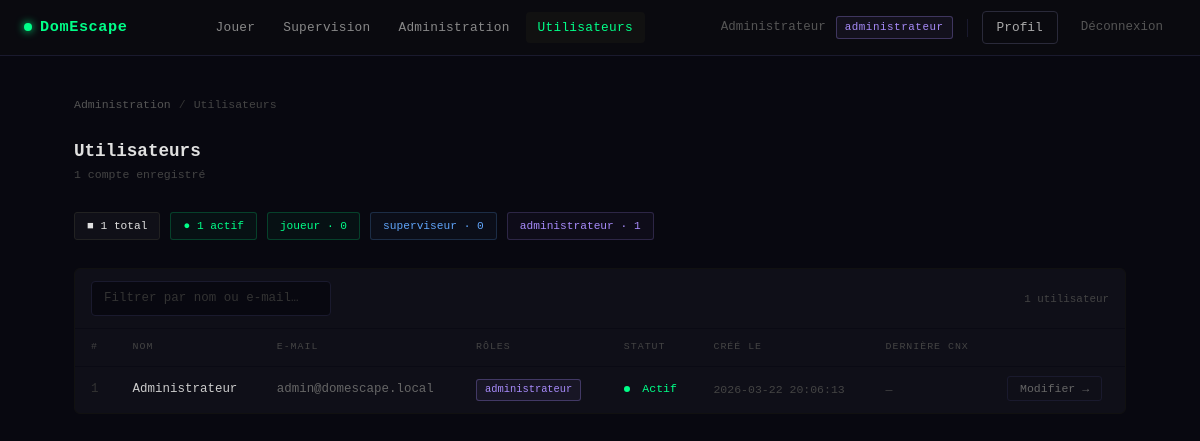
The app's page /admin/utilisateurs.php (signed in) with its own data.
### tables this page shows
CREATE TABLE IF NOT EXISTS utilisateur (
    id             INT UNSIGNED AUTO_INCREMENT PRIMARY KEY,
    nom            VARCHAR(100)  NOT NULL,
    email          VARCHAR(255)  NOT NULL UNIQUE,
    mot_de_passe   VARCHAR(255)  NOT NULL,
    actif          TINYINT(1)    NOT NULL DEFAULT 1,
    cree_le        DATETIME      NOT NULL DEFAULT CURRENT_TIMESTAMP,
    derniere_connexion DATETIME  NULL
);

### core/Auth.php (called while the page is built, shortened)
<?php
require_once __DIR__ . '/../config/database.php';
require_once __DIR__ . '/UserRepository.php';
class Auth
{
    public static function check(): bool
    {
        return isset($_SESSION['user_id']);
    }
    public static function user(): ?array
    {
        return [
            'id'    => $_SESSION['user_id'],
            'nom'   => $_SESSION['user_nom'],
            'email' => $_SESSION['user_email'],
        ];
    }
    public static function roles(): array
    {
        return $_SESSION['user_roles'] ?? [];
    }
    public static function buildHierarchy(array $assignedRoles): array
    {
        $all = $assignedRoles;
        foreach ($assignedRoles as $role) {
            if (isset(ROLE_HIERARCHY[$role])) {
                foreach (ROLE_HIERARCHY[$role] as $inherited) {
                    if (!in_array($inherited, $all, true)) {
                        $all[] = $inherited;
                    }
                }
            }
        }
        return $all;
    }
}

### core/UserRepository.php (called while the page is built, shortened)
<?php
require_once __DIR__ . '/../config/database.php';
class UserRepository
{
    private PDO $db;
    public function __construct()
    {
        $this->db = getDB();
    }
    public function listAll(): array
    {
        $stmt = $this->db->query(
            'SELECT u.id, u.nom, u.email, u.actif, u.cree_le, u.derniere_connexion,
                    GROUP_CONCAT(r.nom ORDER BY r.nom SEPARATOR \',\') AS roles
             FROM utilisateur u
             LEFT JOIN utilisateur_role ur ON ur.id_utilisateur = u.id
             LEFT JOIN role r ON r.id = ur.id_role
             GROUP BY u.id
             ORDER BY u.cree_le DESC'
        );
        return $stmt->fetchAll();
    }
}

### config/database.php (called while the page is built, shortened)
<?php
function getDB(): PDO
{
    static $pdo = null;
    if ($pdo === null) {
        $dsn = sprintf(
            'mysql:host=%s;dbname=%s;charset=%s',
            DB_HOST, DB_NAME, DB_CHARSET
        );
        $pdo = new PDO($dsn, DB_USER, DB_PASS, [
            PDO::ATTR_ERRMODE            => PDO::ERRMODE_EXCEPTION,
            PDO::ATTR_DEFAULT_FETCH_MODE => PDO::FETCH_ASSOC,
            PDO::ATTR_EMULATE_PREPARES   => false,
        ]);
    }
    return $pdo;
}

### admin/utilisateurs.php (the view, shortened to what this page needs)
<?php
require_once __DIR__ . '/../core/UserRepository.php';
$repo  = new UserRepository();
$users = $repo->listAll();
$countByRole = ['joueur' => 0, 'superviseur' => 0, 'administrateur' => 0];
$countActive = 0;
foreach ($users as $u) {
    if ($u['actif']) $countActive++;
    if ($u['roles']) {
        foreach (explode(',', $u['roles']) as $r) {
            $r = trim($r);
            if (isset($countByRole[$r])) $countByRole[$r]++;
        }
    }
}
?>
<!DOCTYPE html>
<html lang="fr">
<head>
  <link href="https://cdn.jsdelivr.net/npm/bootstrap@5.3.0/dist/css/bootstrap.min.css" rel="stylesheet">
</head>
<body>
<?php require_once __DIR__ . '/../partials/nav.php'; ?>
<div class="page-wrap">
  <div class="breadcrumb-row">
    <a href="/domescape/admin/dashboard.php">Administration</a>
    <span class="breadcrumb-sep">/</span>
    <span>Utilisateurs</span>
  </div>
  <div class="page-head">
    <div>
      <h1>Utilisateurs</h1>
      <p><?= count($users) ?> compte<?= count($users) !== 1 ? 's' : '' ?> enregistré<?= count($users) !== 1 ? 's' : '' ?></p>
    </div>
  </div>
  <div class="summary-chips">
    <span class="chip chip-total">&#9632; <?= count($users) ?> total</span>
    <span class="chip chip-active">● <?= $countActive ?> actif<?= $countActive > 1 ? 's' : '' ?></span>
    <span class="chip chip-joueur">joueur · <?= $countByRole['joueur'] ?></span>
    <span class="chip chip-superv">superviseur · <?= $countByRole['superviseur'] ?></span>
    <span class="chip chip-admin">administrateur · <?= $countByRole['administrateur'] ?></span>
  </div>
  <div class="panel">
    <div class="panel-toolbar">
      <input type="text" class="search-input" id="searchInput"
             placeholder="Filtrer par nom ou e-mail…" oninput="filterTable(this.value)">
      <span style="font-size:.68rem;color:#444;" id="countLabel"><?= count($users) ?> utilisateur<?= count($users) > 1 ? 's' : '' ?></span>
    </div>
    <div style="overflow-x:auto;">
    <table id="usersTable">
      <thead>
        <tr>
          <th>#</th>
          <th>Nom</th>
          <th>E-mail</th>
          <th>Rôles</th>
          <th>Statut</th>
          <th>Créé le</th>
          <th>Dernière cnx</th>
          <th></th>
        </tr>
      </thead>
      <tbody>
        <?php foreach ($users as $u): ?>
          <?php $roleList = $u['roles'] ? explode(',', $u['roles']) : []; ?>
          <tr data-search="<?= strtolower(htmlspecialchars($u['nom'] . ' ' . $u['email'], ENT_QUOTES, 'UTF-8')) ?>">
            <td style="color:#333;"><?= (int)$u['id'] ?></td>
            <td style="color:#ccc;font-weight:500;"><?= htmlspecialchars($u['nom'], ENT_QUOTES, 'UTF-8') ?></td>
            <td style="color:#666;"><?= htmlspecialchars($u['email'], ENT_QUOTES, 'UTF-8') ?></td>
            <td>
              <?php if (empty($roleList)): ?>
                <span style="color:#333;font-size:.68rem;">—</span>
              <?php else: ?>
                <?php foreach ($roleList as $r): $r = trim($r); ?>
                  <span class="badge-role badge-<?= htmlspecialchars($r, ENT_QUOTES, 'UTF-8') ?>">
                    <?= htmlspecialchars($r, ENT_QUOTES, 'UTF-8') ?>
                  </span>
                <?php endforeach; ?>
              <?php endif; ?>
            </td>
            <td>
              <span class="status-dot" style="background:<?= $u['actif'] ? '#00ff88' : '#ff4444' ?>;"></span>
              <span style="font-size:.72rem;color:<?= $u['actif'] ? '#00ff88' : '#ff4444' ?>;">
                <?= $u['actif'] ? 'Actif' : 'Désactivé' ?>
              </span>
            </td>
            <td style="color:#444;font-size:.72rem;"><?= htmlspecialchars($u['cree_le'], ENT_QUOTES, 'UTF-8') ?></td>
            <td style="color:#444;font-size:.72rem;">
              <?= $u['derniere_connexion'] ? htmlspecialchars($u['derniere_connexion'], ENT_QUOTES, 'UTF-8') : '—' ?>
            </td>
            <td>
              <a href="/domescape/admin/utilisateur_edit.php?id=<?= (int)$u['id'] ?>" class="btn-edit">Modifier →</a>
            </td>
          </tr>
        <?php endforeach; ?>
      </tbody>
    </table>
    </div>
  </div>
</div>
</body>
</html>

### partials/nav.php (shortened to what this page needs)
<?php
$_nav_user    = Auth::user();
$_nav_roles   = Auth::buildHierarchy(Auth::roles());
$_nav_isAdmin = in_array(ROLE_ADMINISTRATEUR, $_nav_roles, true);
$_nav_isSuperv= in_array(ROLE_SUPERVISEUR,    $_nav_roles, true);
$_nav_uri     = $_SERVER['REQUEST_URI'] ?? '';
function nav_active(string $path): string {
    global $_nav_uri;
    return (strpos($_nav_uri, $path) !== false) ? 'nav-active' : '';
}
?>
<nav class="dn-nav">
  <div class="dn-nav-inner">
    <a href="/domescape/public/<?= $_nav_user ? 'tableau-de-bord.php' : 'connexion.php' ?>" class="dn-brand">
      <span class="dn-brand-dot"></span>DomEscape
    </a>
    <div class="dn-links">
      <?php if ($_nav_user): ?>
        <a href="/domescape/public/index.php"
           class="<?= nav_active('index.php') ?>">Jouer</a>
        <?php if ($_nav_isSuperv): ?>
          <a href="/domescape/public/gamemaster.php"
             class="<?= nav_active('gamemaster.php') ?>">Supervision</a>
        <?php endif; ?>
        <?php if ($_nav_isAdmin): ?>
          <a href="/domescape/admin/dashboard.php"
             class="<?= nav_active('admin/dashboard') ?>">Administration</a>
          <a href="/domescape/admin/utilisateurs.php"
             class="<?= nav_active('utilisateurs') ?>">Utilisateurs</a>
        <?php endif; ?>
      <?php endif; ?>
    </div>
    <div class="dn-right">
      <?php if ($_nav_user): ?>
        <span class="dn-username"><?= htmlspecialchars($_nav_user['nom'], ENT_QUOTES, 'UTF-8') ?></span>
        <?php
        $primaryRole = Auth::roles()[0] ?? null;
        if ($primaryRole): ?>
          <span class="dn-role dn-role-<?= htmlspecialchars($primaryRole, ENT_QUOTES, 'UTF-8') ?>">
            <?= htmlspecialchars($primaryRole, ENT_QUOTES, 'UTF-8') ?>
          </span>
        <?php endif; ?>
        <a href="/domescape/public/profil.php"
           class="dn-btn-login <?= nav_active('profil.php') ?>">Profil</a>
        <a href="/domescape/public/deconnexion.php" class="dn-btn-logout">Déconnexion</a>
      <?php else: ?>
        <a href="/domescape/public/connexion.php" class="dn-btn-login">Connexion</a>
        <a href="/domescape/public/inscription.php" class="dn-btn-register">Créer un compte →</a>
      <?php endif; ?>
    </div>
  </div>
</nav>

### admin/utilisateurs.php (style rules this page uses)
body { background: #080810; color: #e0e0e0; font-family: 'Courier New', monospace; min-height: 100vh; }
a { color: #00ff88; }
.page-wrap { max-width: 1100px; margin: 0 auto; padding: 40px 24px 80px; }
.breadcrumb-row { display: flex; align-items: center; gap: 8px; font-size: .72rem; color: #444; margin-bottom: 28px; }
.breadcrumb-row a { color: #555; text-decoration: none; }
.breadcrumb-sep { color: #333; }
.page-head { display: flex; justify-content: space-between; align-items: flex-start; margin-bottom: 28px; }
.page-head h1 { font-size: 1.1rem; font-weight: 700; margin: 0; }
.page-head p { font-size: .72rem; color: #444; margin: 4px 0 0; }
.summary-chips { display: flex; gap: 10px; flex-wrap: wrap; margin-bottom: 28px; }
.chip { display: inline-flex; align-items: center; gap: 6px; padding: 5px 12px; border-radius: 3px; font-size: .7rem; border: 1px solid; }
.chip-total { color: #e0e0e0; border-color: #222; background: rgba(255,255,255,.03); }
.chip-active { color: #00ff88; border-color: rgba(0,255,136,.2); background: rgba(0,255,136,.04); }
.chip-joueur { color: #00ff88; border-color: rgba(0,255,136,.2); background: rgba(0,255,136,.04); }
.chip-superv { color: #60a5fa; border-color: rgba(96,165,250,.2); background: rgba(96,165,250,.04); }
.chip-admin { color: #a78bfa; border-color: rgba(167,139,250,.2); background: rgba(167,139,250,.04); }
.panel { background: #0f0f18; border: 1px solid #111; border-radius: 6px; overflow: hidden; }
.panel-toolbar { display: flex; align-items: center; justify-content: space-between; padding: 12px 16px; border-bottom: 1px solid #0a0a14; gap: 12px; }
.search-input { background: #080810; border: 1px solid #1a1a2e; color: #e0e0e0; font-family: 'Courier New', monospace; font-size: .78rem; padding: 7px 12px; border-radius: 4px; outline: none; width: 240px; transition: border-color .15s; }
.search-input::placeholder { color: #333; }
table { width: 100%; border-collapse: collapse; font-size: .78rem; }
th { font-size: .62rem; letter-spacing: .1em; color: #444; text-transform: uppercase; padding: 11px 16px; text-align: left; font-weight: normal; border-bottom: 1px solid #0a0a14; }
td { padding: 12px 16px; border-bottom: 1px solid #0a0a14; vertical-align: middle; }
tbody tr:last-child td { border-bottom: none; }
.badge-role { display: inline-block; padding: 2px 8px; border-radius: 3px; font-size: .65rem; border: 1px solid; margin-right: 3px; }
.badge-administrateur { color: #a78bfa; border-color: rgba(167,139,250,.3); background: rgba(167,139,250,.06); }
.status-dot { display: inline-block; width: 6px; height: 6px; border-radius: 50%; margin-right: 5px; vertical-align: middle; }
.btn-edit { background: transparent; border: 1px solid #1a1a2e; color: #666; padding: 5px 12px; border-radius: 3px; font-size: .72rem; text-decoration: none; font-family: 'Courier New', monospace; transition: border-color .15s, color .15s; white-space: nowrap; }

### records on screen
utilisateur: nom "Administrateur", id "1", email "admin@domescape.local", r "administrateur", actif 1 (drawn), cree_le "2026-03-22 20:06:13"

### other values on screen
$primaryRole "administrateur"
count($users) "1"
$countActive "1"
$countByRole['joueur'] "0"
$countByRole['superviseur'] "0"
$countByRole['administrateur'] "1"
